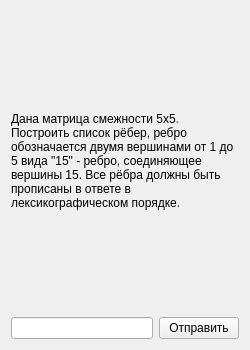
<?xml version="1.0" encoding="UTF-8"?>
<ui version="4.0">
 <class>list_of_edges</class>
 <widget class="QWidget" name="list_of_edges">
  <property name="geometry">
   <rect>
    <x>0</x>
    <y>0</y>
    <width>250</width>
    <height>350</height>
   </rect>
  </property>
  <property name="sizePolicy">
   <sizepolicy hsizetype="Minimum" vsizetype="Minimum">
    <horstretch>0</horstretch>
    <verstretch>0</verstretch>
   </sizepolicy>
  </property>
  <property name="minimumSize">
   <size>
    <width>250</width>
    <height>350</height>
   </size>
  </property>
  <property name="maximumSize">
   <size>
    <width>250</width>
    <height>350</height>
   </size>
  </property>
  <property name="windowTitle">
   <string>Задание</string>
  </property>
  <layout class="QGridLayout" name="gridLayout_2" rowstretch="1,0">
   <item row="1" column="0">
    <layout class="QHBoxLayout" name="horizontalLayout">
     <item>
      <widget class="QLineEdit" name="answer"/>
     </item>
     <item>
      <widget class="QPushButton" name="sendAnswer">
       <property name="text">
        <string>Отправить</string>
       </property>
      </widget>
     </item>
    </layout>
   </item>
   <item row="0" column="0">
    <layout class="QVBoxLayout" name="verticalLayout">
     <item>
      <widget class="QLabel" name="label">
       <property name="sizePolicy">
        <sizepolicy hsizetype="Ignored" vsizetype="Ignored">
         <horstretch>0</horstretch>
         <verstretch>0</verstretch>
        </sizepolicy>
       </property>
       <property name="text">
        <string>&lt;html&gt;&lt;head/&gt;&lt;body&gt;&lt;p&gt;Дана матрица смежности 5х5. Построить список рёбер, ребро обозначается двумя вершинами от 1 до 5 вида &amp;quot;15&amp;quot; - ребро, соединяющее вершины 15. Все рёбра должны быть прописаны в ответе в лексикографическом порядке.&lt;/p&gt;&lt;/body&gt;&lt;/html&gt;</string>
       </property>
       <property name="wordWrap">
        <bool>true</bool>
       </property>
      </widget>
     </item>
    </layout>
   </item>
  </layout>
 </widget>
 <resources/>
 <connections/>
</ui>
